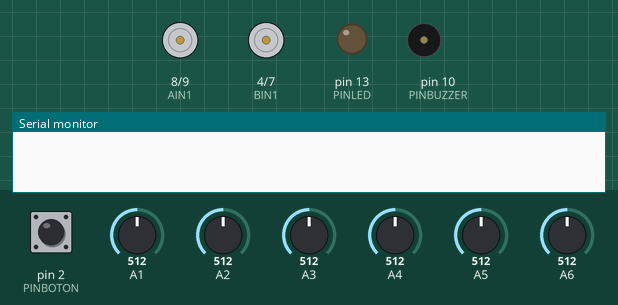
A sketch run on a simulated Arduino Nano, built with avr-gcc and run on an emulated ATmega328P. Parts: motor-driver pin pairs drawn as motors (green arrow = first pin HIGH = forward, orange = second pin HIGH = backward, longer = more drive, scaled by the enable pin), output pins drawn as LEDs (lit = HIGH), buzzer (waves = sounding), the last lines printed to the serial monitor. The inputs (shaded band) are chosen by the test bench; at power-on: pin 2 (PINBOTON) HIGH, A1 = 512, A2 = 512, A3 = 512, A4 = 512, A5 = 512, A6 = 512. Pins used as bus, display or sensor lines are not drawn.

Above: at 1.2 s.
At 4.4 s:
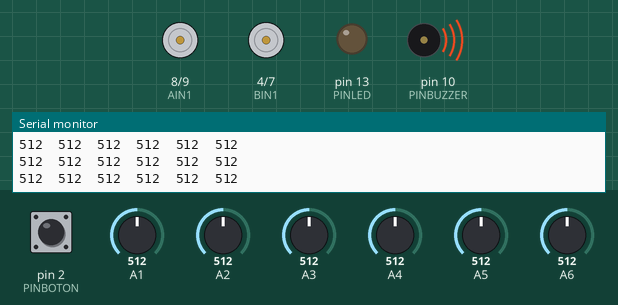
At 6.0 s:
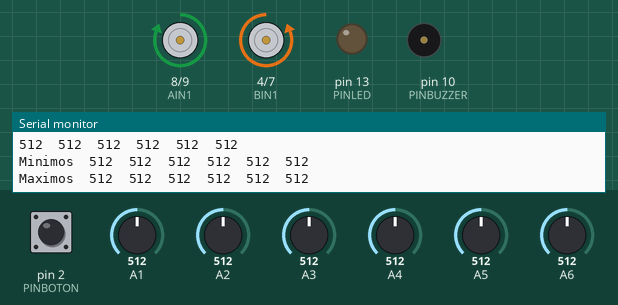
Timing chart, 0 to 7.5 s (numbered marks = the images above):
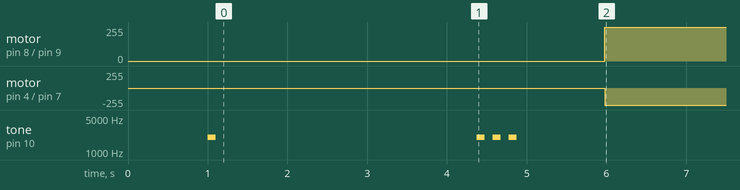

Measured:
- by itself, motor on pin 8 (AIN1) / pin 9 (AIN2): stopped → forward 255/255 at 6.0 s
- by itself, motor on pin 4 (BIN1) / pin 7 (BIN2): stopped → backward 255/255 at 6.0 s

The sketch:

Tutorial_5_CONTROL_PROPORCIONAL.ino
```cpp
/*
Como vimos anteriormente, un control como el del tutorial 4,  si bien es cierto ayuda a seguir la línea, deja el robot oscilando
debido a que la respuesta de corrección del motor no está amortiguada. Además el robot no tiene la capacidad de modificar
la velocidad de seguimiento de la línea.


Para corregir esto, debemos debemos utilizar un algoritmo de control que pueda corregir el movimiento de los motores, y
de manera proporcional al error. Es decir, si el error de posición es grande, entonces, que los motores corrijan con mayor potencia.
Análogamente, si el error es pequeño, necesitamos que la corrección sea con una potencia menor.

para eso haremos que la respuesta del motor sea proporcional al error. Siendo el error = posición_actual - posición_ideal

luego este error lo multiplicaremos por una constante llamada kprop, que modifica la amplitud de la corrección proporcional al error.

Con este sencillo paso, el robot podrá corregir su posición sin moverse de su lugar.


También pueden agregarle una velocidad base, que se sumará a la velocidad de corrección, para que el robot vaya hacia adelante.

*/


#define PINBUZZER 10
#define PINBOTON 2
#define PINLED 13
#define PIN_Sensor_ON 11


int posicion_ideal = 0;

float Kprop = 1.0;

int base = 40;


void setup() {
  Serial.begin(115200);
  Peripherals_init();
  TB6612FNG_init();
  Sensors_init();

  digitalWrite(PINLED, LOW);
  delay(500);

  Motores(0, 0);

  //Serial.println("hola, Quinta y penúltima parte del tutorial");

  delay(500);
  WaitBoton();
  calibracion();


  WaitBoton();


  delay(1000);
}


void loop() {

  int p = GetPos();
  int error = p - posicion_ideal;
  int correction_power = int(Kprop * error);


    Motores(correction_power, -correction_power);


  //Motores(base + correction_power, base + -correction_power);


  delay(1);
}
```

Control_Angular.ino
```cpp
int setpoint = 0;
int last_error = 0;
int pot_limite = 250;

int PIDLambo(int pos, float Kp, float Kd) {

  int error = pos - setpoint;
  int derivative = error - last_error;
  last_error = error;
  int pot_giro = (error * Kp + derivative * Kd);


  if (pot_giro > pot_limite)
    pot_giro = pot_limite;
  else if (pot_giro < -pot_limite)
    pot_giro = -pot_limite;
  return pot_giro;


}
```

Hits.ino
```cpp
int umbral = 700;
int geo = 0;

int HL, HR = 0;

void ReadSensors() {

  HL = analogRead(A7);
  HR = analogRead(A0);

  if (HL > umbral) {
    HL = 0;
  } else {
    HL = 1;
  }

  if (HR > umbral) {
    HR = 0;
  } else {
    HR = 1;
  }
}

void getGeo() {

  if ((HL == 0) && (HR == 0)) {
    geo = 0;
  }


}
```

Peripherals.ino
```cpp
/*

Los periféricos (en inglés Peripherals), tienen por objetivo servir como interfáz de Humano - Máquina.

Vamos a comunicarnos con el robot utilizando los periféricos. En este caso, Open Lamborghino tiene:

- Un botón, conectado en el pin digital 2.
- Un Buzzer, conectado en el pin digital 10.
- Un LED, conectado en el pin 13, en la placa de Arduino.

En esta pestaña, hay funciones básicas para utilizar los periféricos.

*/


// Función para esperar el botón
void WaitBoton() {
  // Entra en un bucle infinito de espera hasta que se presione el botón
  while (!digitalRead(PINBOTON)); // No hace nada dentro del bucle, solo espera
  beep(); // Se llama a la función beep() cuando se presiona el botón
}

// Función para emitir un sonido
void beep() {
  tone(PINBUZZER, 2000, 100); // Emite un tono de 2000 Hz durante 100 ms
  delay(200); // Espera 200 ms antes de continuar
}

void Peripherals_init() {
  // Configuración de pines
  pinMode(PINBOTON, INPUT); // El pin del botón se configura como entrada
  pinMode(PINBUZZER, OUTPUT); // El pin del buzzer se configura como salida
  pinMode(PINLED, OUTPUT); // El pin del LED se configura como salida
}
```

Sensors.ino
```cpp
int v_s_min[6] = { 1023, 1023, 1023, 1023, 1023, 1023 };
int v_s_max[6] = { 0, 0, 0, 0, 0, 0 };
volatile int s_p[6];
boolean online;

int pos;
int l_pos;


void Sensors_init() {

pinMode(PIN_Sensor_ON, OUTPUT);


}


void calibracion() {
  digitalWrite(PIN_Sensor_ON, HIGH);

  int v_s[6];

  for (int j = 0; j < 100; j++) {
    delay(30);
    v_s[0] = analogRead(A6);
    v_s[1] = analogRead(A5);
    v_s[2] = analogRead(A4);
    v_s[3] = analogRead(A3);
    v_s[4] = analogRead(A2);
    v_s[5] = analogRead(A1);

    for (int i = 0; i < 6; i++) {

      Serial.print(v_s[i]);
      Serial.print("\t");
    }
    Serial.println();

    for (int i = 0; i < 6; i++) {
      if (v_s[i] < v_s_min[i]) {
        v_s_min[i] = v_s[i];
      }
    }


    for (int i = 0; i < 6; i++) {
      if (v_s[i] > v_s_max[i]) {
        v_s_max[i] = v_s[i];
      }
    }
  }

  beep();
  beep();

  Serial.println();
  Serial.println();

  Serial.print("Minimos");
  Serial.print("\t");

  for (int i = 0; i < 6; i++) {
    Serial.print(v_s_min[i]);
    Serial.print("\t");
  }
  Serial.println();

  Serial.print("Maximos");
  Serial.print("\t");

  for (int i = 0; i < 6; i++) {
    Serial.print(v_s_max[i]);
    Serial.print("\t");
  }
  Serial.println();
  digitalWrite(PIN_Sensor_ON, LOW);
}

void readSensors() {

  digitalWrite(PIN_Sensor_ON, HIGH);

  volatile int s[6];


  s[0] = analogRead(A6);
  s[1] = analogRead(A5);
  s[2] = analogRead(A4);
  s[3] = analogRead(A3);
  s[4] = analogRead(A2);
  s[5] = analogRead(A1);

  for (int i = 0; i < 6; i++) {
    if (s[i] < v_s_min[i]) {
      s[i] = v_s_min[i];
    }

    if (s[i] > v_s_max[i]) {
      s[i] = v_s_max[i];
    }
    s_p[i] = map(s[i], v_s_min[i], v_s_max[i], 0, 100);
  }


  volatile int sum = s_p[0] + s_p[1] + s_p[2] + s_p[3] + s_p[4] + s_p[5];
  if (sum > 100) {
    online = 1;

  } else {
    online = 0;
    sum = 100;
  }


  if (online) {
    for (int i = 0; i < 6; i++) {
      /*
        Serial.print(s_p[i]);
        Serial.print("\t");
        */
    }
    //Serial.println();
  }

  digitalWrite(PIN_Sensor_ON, LOW);

}


int GetPos() {
  readSensors();
  int prom = -2.5 * s_p[0] - 1.5 * s_p[1] - 0.5 * s_p[2] + 0.5 * s_p[3] + 1.5 * s_p[4] + 2.5 * s_p[5];
  int sum = s_p[0] + s_p[1] + s_p[2] + s_p[3] + s_p[4] + s_p[5];

  if (online) {
    pos = int(100.0 * prom / sum);
  } else {
    if (l_pos < 0) {
      pos = -255;
    }
    if (l_pos >= 0) {
      pos = 255;
    }
  }
  l_pos = pos;
  return pos;
}
```

TB6612FNG.ino
```cpp
# define AIN1 8    // pin 1 de dirección del Motor Izquierdo
# define AIN2 9    // pin 2 de dirección del Motor Izquierdo
# define PWMA 5    // pin PWM del Motor Izquierdo


# define BIN1 4    // pin 1 de dirección del Motor Derecho
# define BIN2 7    // pin 2 de dirección del Motor Derecho
# define PWMB 6    // pin PWM del Motor Derecho


void TB6612FNG_init() {

  pinMode(AIN1, OUTPUT);
  pinMode(AIN2, OUTPUT);
  pinMode(PWMA, OUTPUT);
  pinMode(BIN1, OUTPUT);
  pinMode(BIN2, OUTPUT);
  pinMode(PWMB, OUTPUT);

}

void MotorIz(int value) {
  if (value >= 0) {
    // si valor positivo vamos hacia adelante

    digitalWrite(AIN1, HIGH);
    digitalWrite(AIN2, LOW);
  } else {
    // si valor negativo vamos hacia atras

    digitalWrite(AIN1, LOW);
    digitalWrite(AIN2, HIGH);
    value *= -1;
  }

  // Setea Velocidad

  analogWrite(PWMA, value);
}


void MotorDe(int value) {
  if (value >= 0) {
    // si valor positivo vamos hacia adelante

    digitalWrite(BIN1, HIGH);
    digitalWrite(BIN2, LOW);
  } else {
    // si valor negativo vamos hacia atras

    digitalWrite(BIN1, LOW);
    digitalWrite(BIN2, HIGH);
    value *= -1;
  }

  // Setea Velocidad

  analogWrite(PWMB, value);
}


void Motores(int left, int right) {
  MotorIz(left);
  MotorDe(right);
}
```
